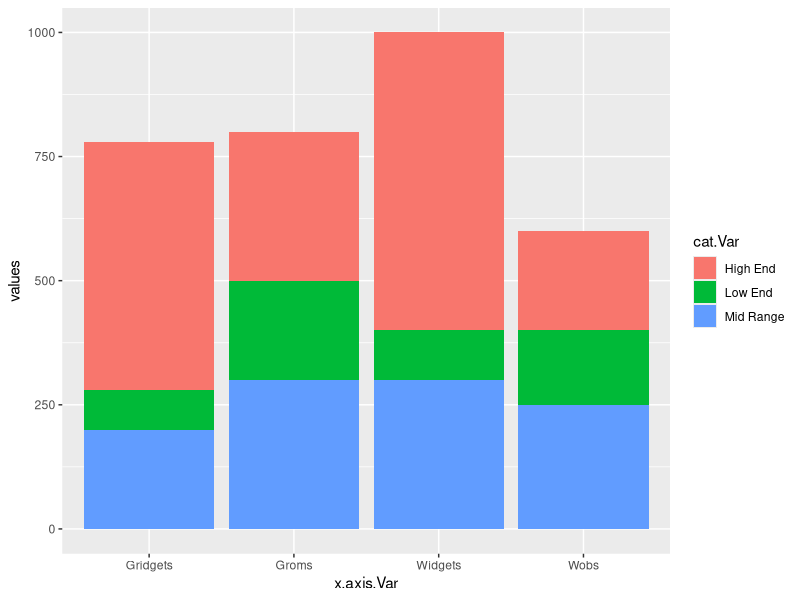
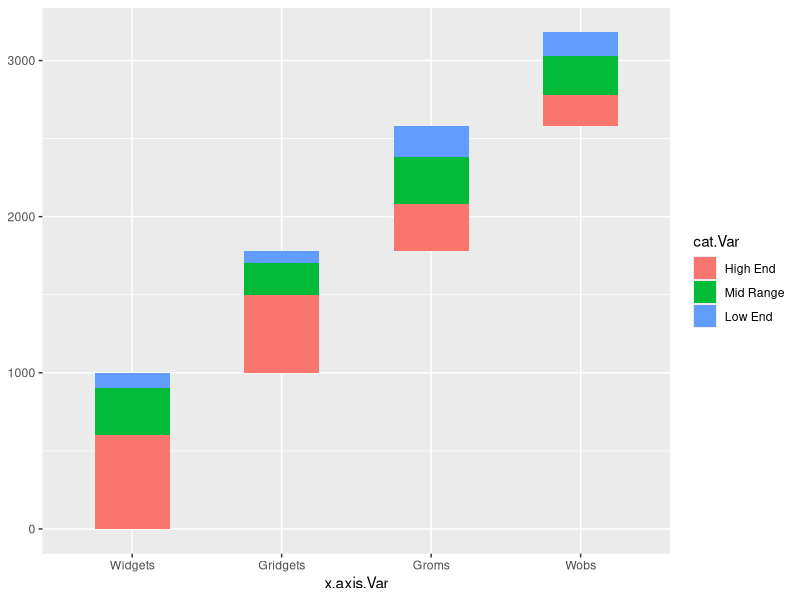
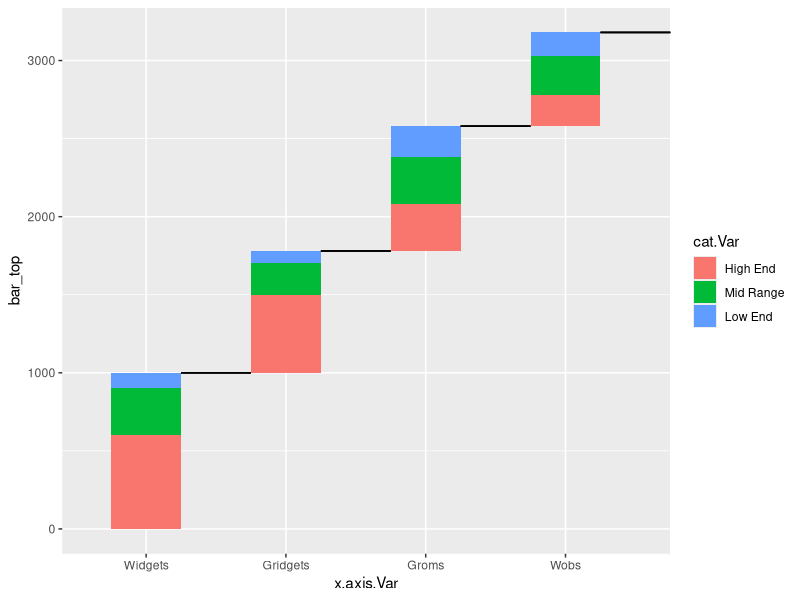
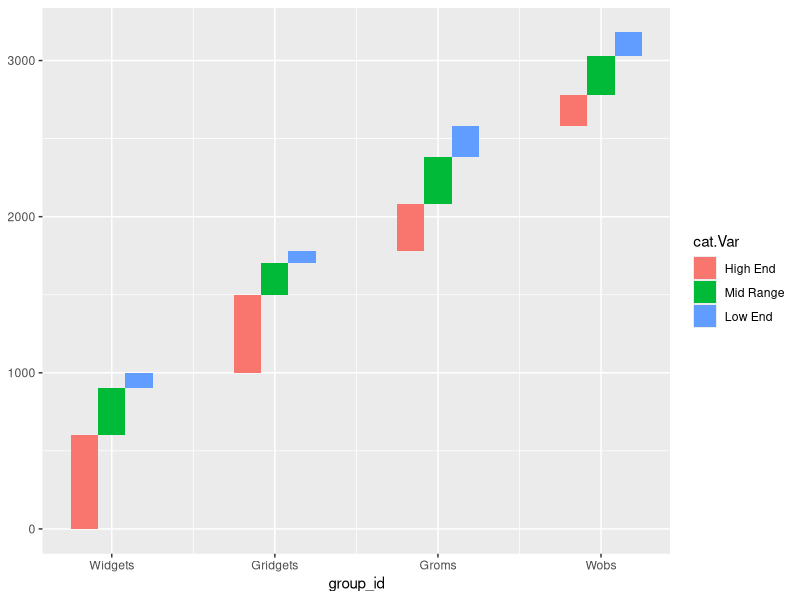
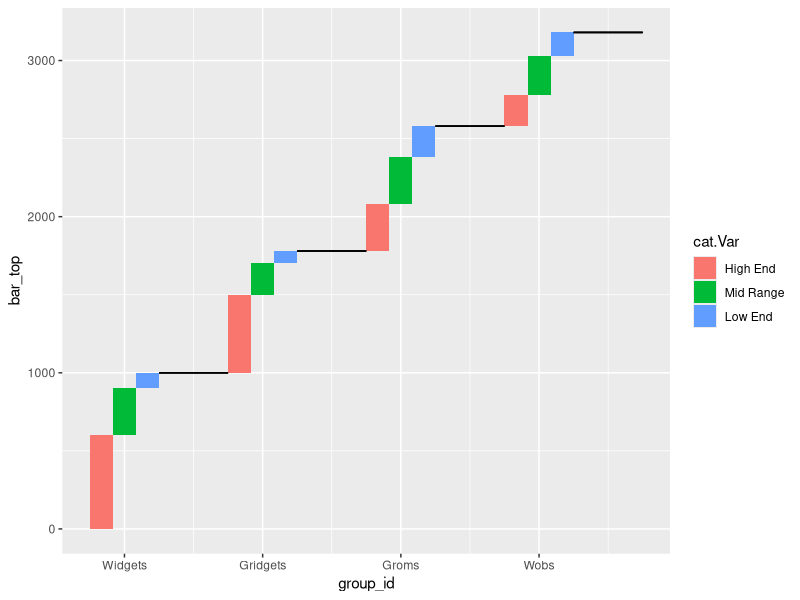
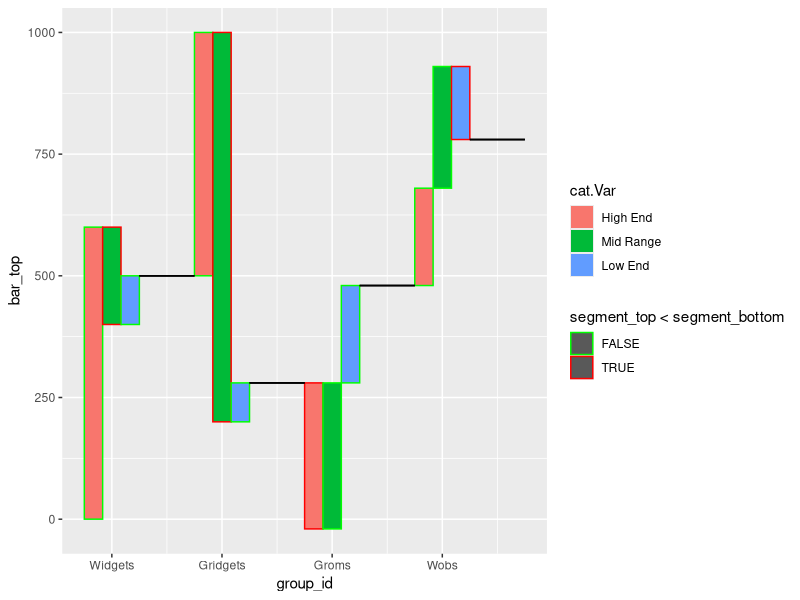
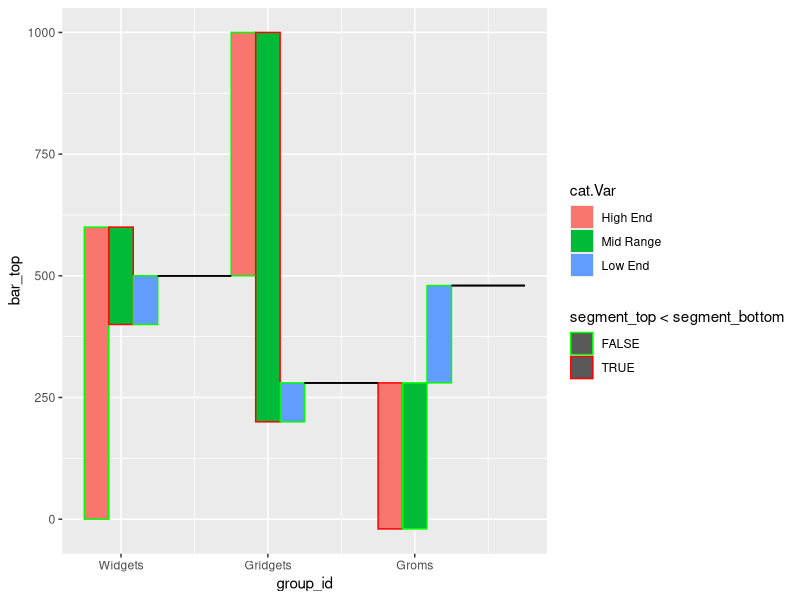
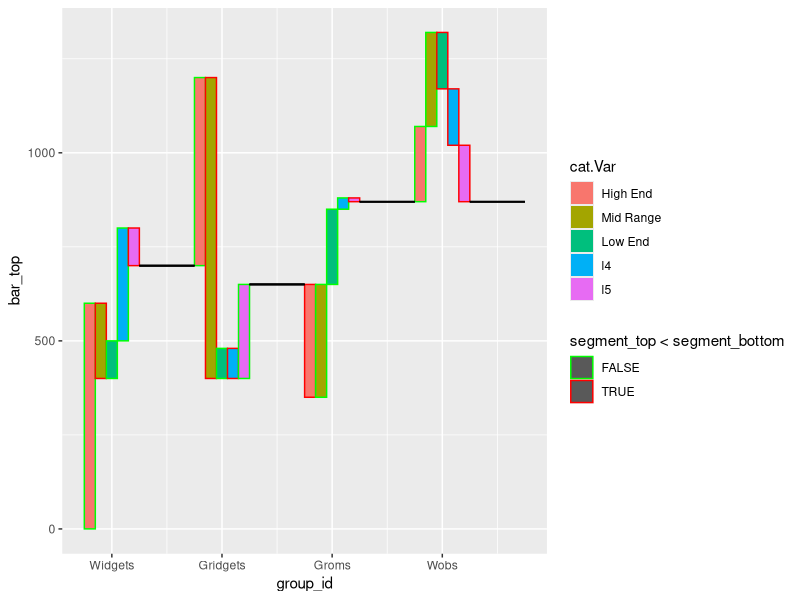

Source code (R) for these figures, in order:
library(tidyverse)


## data and reference ----

df <- tibble(
  x.axis.Var = rep(c("Widgets", "Gridgets", "Groms", "Wobs"), 3),
  cat.Var = rep(c("High End", "Mid Range", "Low End"), each = 4),
  values = c(600, 500, 300, 200, # high end
             300, 200, 300, 250, # mid range
             100, 80, 200, 150   # low end
             )
  )

# stacked bar graph (for reference)
ggplot(df, aes(x = x.axis.Var, y = values, fill = cat.Var)) +
  geom_col()

## preparation function ----

my_prepare_df <- function(df, 
                          x_axis_var, x_axis_order, 
                          cat_var, cat_order,
                          value_var,
                          bar_width, 
                          stacked) {
  
  # calculate control variables
  n_segments <- length(cat_order)
  group_offset = bar_width / 2
  
  temp <- df %>% 
    # ensure the categories are in the required order
    mutate(
      {{x_axis_var}} := fct_relevel({{x_axis_var}}, x_axis_order),
      {{cat_var}} := fct_relevel({{cat_var}}, cat_order),
    ) %>% 
    arrange({{x_axis_var}}, {{cat_var}}) %>% 
    # create numeric indicator for x_axis_var
    group_by({{x_axis_var}}) %>% 
    mutate(
      group_id = cur_group_id()
    ) %>% 
    ungroup() %>% 
    # create numeric indicator for cat_var
    group_by({{cat_var}}) %>% 
    mutate(
      sub_group_id = cur_group_id()
    ) %>% 
    ungroup() %>% 
    # calculate the segment vertical edges
    mutate(
      segment_bottom = cumsum(c(0, head({{value_var}}, -1))),
      segment_top = {{value_var}} + segment_bottom,
    )
  
  if (stacked) {
    # if the segments are supposed to be stacked then
    temp <- temp %>% 
      # calculate the segment horizontal edges 
      # these will be same for all segments within a bar
      group_by({{x_axis_var}}) %>% 
      mutate(
        segment_left = group_id - group_offset,
        segment_right = group_id + group_offset,
      ) %>%
      ungroup()
  } else {
    # if the segments re not supposed to be stacked (internal waterfall)
    temp <- temp %>%
      # scale up the group_id since inter-bar spacing is determined by this
      mutate(
        group_id = group_id * n_segments,
      ) 
    
    # ensure this is atleast spaced by 2*bar_width
    if (min(temp$group_id) < 2) {
      temp <- temp %>% 
        mutate(
          group_id = group_id + 1
        )
    }
    
    temp <- temp %>% 
      # calculate the segment horizontal edges 
      # these are different for all segments now
      group_by({{x_axis_var}}) %>% 
      mutate(
        segment_left = group_id + group_offset * seq.int(from = -n_segments, by = 2, length.out = n_segments),
        segment_right = group_id + group_offset * seq.int(from = -n_segments + 2, by = 2, length.out = n_segments),
      ) %>% 
      ungroup()
  }
  
  temp %>% 
    # calculate all 4 bar edges
    # these are defined as the bounding box of all segments in a bar
    group_by({{x_axis_var}}) %>% 
    mutate(
      bar_bottom = first(segment_bottom),
      bar_left = first(segment_left),
      bar_top = last(segment_top),
      bar_right = last(segment_right),
    ) %>% 
    ungroup() %>% 
    # ensure resulting dataframe has a consistent, sensible column ordering
    select(
      group_id, {{x_axis_var}}, 
      sub_group_id, {{cat_var}}, 
      {{value_var}},
      segment_bottom, segment_top, segment_left, segment_right,
      bar_bottom, bar_top, bar_left, bar_right,
    )
}



my_prepare_df_facet <- function(df, 
                                x_axis_var, x_axis_order, 
                                cat_var, cat_order,
                                value_var,
                                facet_var,
                                bar_width, 
                                stacked) {
  purrr::map_dfr(unique(df[[deparse(substitute(facet_var))]]),
                 function(facet_val) {
                   my_prepare_df(
                     df %>% 
                       filter({{facet_var}} == facet_val) %>%
                       select(-{{facet_var}}), 
                     {{x_axis_var}}, x_axis_order, 
                     {{cat_var}}, cat_order,
                     {{value_var}},
                     bar_width, 
                     stacked
                     ) %>% 
                     mutate(
                       {{facet_var}} := facet_val
                     )
                 })
}

## stacked ----

my_prep_df <- my_prepare_df(
  df, 
  x.axis.Var, c("Widgets", "Gridgets", "Groms", "Wobs"),
  cat.Var, c("High End", "Mid Range", "Low End"),
  values,
  bar_width = 0.5,
  stacked = T
)

# stacked version
ggplot(my_prep_df) + 
  geom_rect(aes(
    x = x.axis.Var, 
    fill = cat.Var,
    xmin = bar_left,
    xmax = bar_right,
    ymin = segment_bottom,
    ymax = segment_top,
  ))


# stacked version (with reference line)
# TODO: find a way to skip last line ???
ggplot(my_prep_df) + 
  geom_rect(aes(
    x = x.axis.Var,
    fill = cat.Var,
    xmin = bar_left,
    xmax = bar_right,
    ymin = segment_bottom,
    ymax = segment_top,
  )) +
  geom_segment(aes(
    x = bar_right,
    y = bar_top,
    xend = bar_right + 0.5, # this is the spacing between bars (by default this is same as bar_width)
    yend = bar_top,
  ))


## side-by-side ----

my_prep_df_stack <- my_prepare_df(
  df, 
  x.axis.Var, c("Widgets", "Gridgets", "Groms", "Wobs"),
  cat.Var, c("High End", "Mid Range", "Low End"),
  values,
  bar_width = 0.5,
  stacked = F
)

# side-by-side version
ggplot(my_prep_df_stack) + 
  geom_rect(aes(
    x = group_id,
    fill = cat.Var,
    xmin = segment_left,
    xmax = segment_right,
    ymin = segment_bottom,
    ymax = segment_top,
  )) + 
  scale_x_continuous(breaks = unique(my_prep_df_stack$group_id), 
                     labels = levels(my_prep_df_stack$x.axis.Var))


# side-by-side version (with reference line)
# TODO: find a way to skip last line ???
ggplot(my_prep_df_stack) + 
  geom_rect(aes(
    x = group_id,
    fill = cat.Var,
    xmin = segment_left,
    xmax = segment_right,
    ymin = segment_bottom,
    ymax = segment_top,
  )) +
  geom_segment(aes(
    x = bar_right,
    y = bar_top,
    xend = bar_right + 1.5, # this is the spacing between bars (by default this is same as bar_width)
    yend = bar_top,
  )) +
  scale_x_continuous(breaks = unique(my_prep_df_stack$group_id), 
                     labels = levels(my_prep_df_stack$x.axis.Var))


## Total bars ----


# demonstrative example of creating a 'Total' x_axis_var before calling prepare to have big total bar



# demonstrative example of creating 2 'Total' x_axis_var columns before calling prepare to have 2 groupwise total bars


## negative steps ----


df_neg <- tibble(
  x.axis.Var = rep(c("Widgets", "Gridgets", "Groms", "Wobs"), 3),
  cat.Var = rep(c("High End", "Mid Range", "Low End"), each = 4),
  values = c(600, 500, -300, 200, # high end
             -200, -800, 300, 250, # mid range
             100, 80, 200, -150   # low end
  )
)
df_neg

my_prep_df_neg <- my_prepare_df(
  df_neg, 
  x.axis.Var, c("Widgets", "Gridgets", "Groms", "Wobs"),
  cat.Var, c("High End", "Mid Range", "Low End"),
  values,
  bar_width = 0.5,
  stacked = F
)

ggplot(my_prep_df_neg) + 
  geom_rect(aes(
    x = group_id,
    fill = cat.Var,
    color = segment_top < segment_bottom,
    xmin = segment_left,
    xmax = segment_right,
    ymin = segment_bottom,
    ymax = segment_top,
  )) + 
  geom_segment(aes(
    x = bar_right,
    y = bar_top,
    xend = bar_right + 1.5, # this is the spacing between bars (by default this is same as bar_width)
    yend = bar_top,
  )) +
  scale_x_continuous(breaks = unique(my_prep_df_neg$group_id), 
                     labels = levels(my_prep_df_neg$x.axis.Var)) + 
  scale_color_manual(values = c("Green", "Red"))



# raise error/warning if values_var has negative numbers and stacked == T 
# this implies that if steps are negative the waterfall should be side-by-side



## different number of x vars ----

df_n <- tibble(
  x.axis.Var = rep(c("Widgets", "Gridgets", "Groms"), 3),
  cat.Var = rep(c("High End", "Mid Range", "Low End"), each = 3),
  values = c(600, 500, -300, # high end
             -200, -800, 300, # mid range
             100, 80, 200   # low end
  )
)
df_n

my_prep_df_n <- my_prepare_df(
  df_n, 
  x.axis.Var, c("Widgets", "Gridgets", "Groms"),
  cat.Var, c("High End", "Mid Range", "Low End"),
  values,
  bar_width = 0.5,
  stacked = F
)

ggplot(my_prep_df_n) + 
  geom_rect(aes(
    x = group_id,
    fill = cat.Var,
    color = segment_top < segment_bottom,
    xmin = segment_left,
    xmax = segment_right,
    ymin = segment_bottom,
    ymax = segment_top,
  )) + 
  geom_segment(aes(
    x = bar_right,
    y = bar_top,
    xend = bar_right + 1.5, # this is the spacing between bars (by default this is same as bar_width)
    yend = bar_top,
  )) +
  scale_x_continuous(breaks = unique(my_prep_df_n$group_id), 
                     labels = levels(my_prep_df_n$x.axis.Var)) + 
  scale_color_manual(values = c("Green", "Red"))


## different number of cat vars ----

# odd categories
df_nc <- tibble(
  x.axis.Var = rep(c("Widgets", "Gridgets", "Groms", "Wobs"), 5),
  cat.Var = rep(c("High End", "Mid Range", "Low End", "l4", "l5"), each = 4),
  values = c(600, 500, -300, 200, # high end
             -200, -800, 300, 250, # mid range
             100, 80, 200, -150,   # low end
             300, -80, 30, -150,   # l4
             -100, 250, -10, -150   # l5
  )
)
df_nc

my_prep_df_nc <- my_prepare_df(
  df_nc, 
  x.axis.Var, c("Widgets", "Gridgets", "Groms", "Wobs"),
  cat.Var, c("High End", "Mid Range", "Low End", "l4", "l5"),
  values,
  bar_width = 0.5,
  stacked = F
)

ggplot(my_prep_df_nc) + 
  geom_rect(aes(
    x = group_id,
    fill = cat.Var,
    color = segment_top < segment_bottom,
    xmin = segment_left,
    xmax = segment_right,
    ymin = segment_bottom,
    ymax = segment_top,
  )) + 
  geom_segment(aes(
    x = bar_right,
    y = bar_top,
    xend = bar_right + 2.5, # this is the spacing between bars (by default this is same as bar_width)
    yend = bar_top,
  )) +
  scale_x_continuous(breaks = unique(my_prep_df_nc$group_id), 
                     labels = levels(my_prep_df_nc$x.axis.Var)) + 
  scale_color_manual(values = c("Green", "Red"))


# even categories
df_nc2 <- tibble(
  x.axis.Var = rep(c("Widgets", "Gridgets", "Groms", "Wobs"), 2),
  cat.Var = rep(c("High End", "Mid Range"), each = 4),
  values = c(600, 500, -300, 200, # high end
             -200, -800, 300, 250 # mid range
  )
)
df_nc2


my_prep_df_nc2 <- my_prepare_df(
  df_nc2, 
  x.axis.Var, c("Widgets", "Gridgets", "Groms", "Wobs"),
  cat.Var, c("High End", "Mid Range"),
  values,
  bar_width = 0.5,
  stacked = F
)

ggplot(my_prep_df_nc2) + 
  geom_rect(aes(
    x = group_id,
    fill = cat.Var,
    color = segment_top < segment_bottom,
    xmin = segment_left,
    xmax = segment_right,
    ymin = segment_bottom,
    ymax = segment_top,
  )) + 
  geom_segment(aes(
    x = bar_right,
    y = bar_top,
    xend = bar_right + 1, # this is the spacing between bars (by default this is same as bar_width)
    yend = bar_top,
  )) +
  scale_x_continuous(breaks = unique(my_prep_df_nc2$group_id), 
                     labels = levels(my_prep_df_nc2$x.axis.Var)) + 
  scale_color_manual(values = c("Green", "Red"))


## faceting ----

df_fac <- tibble(
  x.axis.Var = rep(c("Widgets", "Gridgets", "Groms", "Wobs"), 3),
  cat.Var = rep(c("High End", "Mid Range", "Low End"), each = 4),
  values = c(600, 500, -300, 200, # high end
             -200, -800, 300, 250, # mid range
             100, 80, 200, -150   # low end
  )
)
df_fac <- bind_rows(df_fac, df_fac)
df_fac <- df_fac %>%
  mutate(facet_col = rep(c("l1","l2"), each = nrow(df_fac)/2),
         values = if_else(facet_col == "l1", values + rnorm(nrow(df_fac), 0, 500), values))
df_fac

my_prep_df_fac <- my_prepare_df_facet(
  df_fac, 
  x.axis.Var, c("Widgets", "Gridgets", "Groms", "Wobs"),
  cat.Var, c("High End", "Mid Range", "Low End"),
  values,
  facet_col,
  bar_width = 0.5,
  stacked = F
)
# my_prep_df_fac <- bind_rows(my_prep_df_fac, my_prep_df_fac)
# my_prep_df_fac <- my_prep_df_fac %>% 
#   mutate(facet_col = rep(c("l1","l2"), each = nrow(my_prep_df_fac)/2))
my_prep_df_fac


ggplot(my_prep_df_fac) + 
  geom_rect(aes(
    x = group_id,
    fill = cat.Var,
    color = segment_top < segment_bottom,
    xmin = segment_left,
    xmax = segment_right,
    ymin = segment_bottom,
    ymax = segment_top,
  )) + 
  geom_segment(aes(
    x = bar_right,
    y = bar_top,
    xend = bar_right + 1.5, # this is the spacing between bars (by default this is same as bar_width)
    yend = bar_top,
  )) +
  facet_wrap(~facet_col) + 
  scale_x_continuous(breaks = unique(my_prep_df_fac$group_id), 
                     labels = levels(my_prep_df_fac$x.axis.Var)) + 
  scale_color_manual(values = c("Green", "Red"))



## ggplot extension ----

# geom_waterfall 
# (with stacked argument) OR (geom_waterfall2 for stacked alternate)

